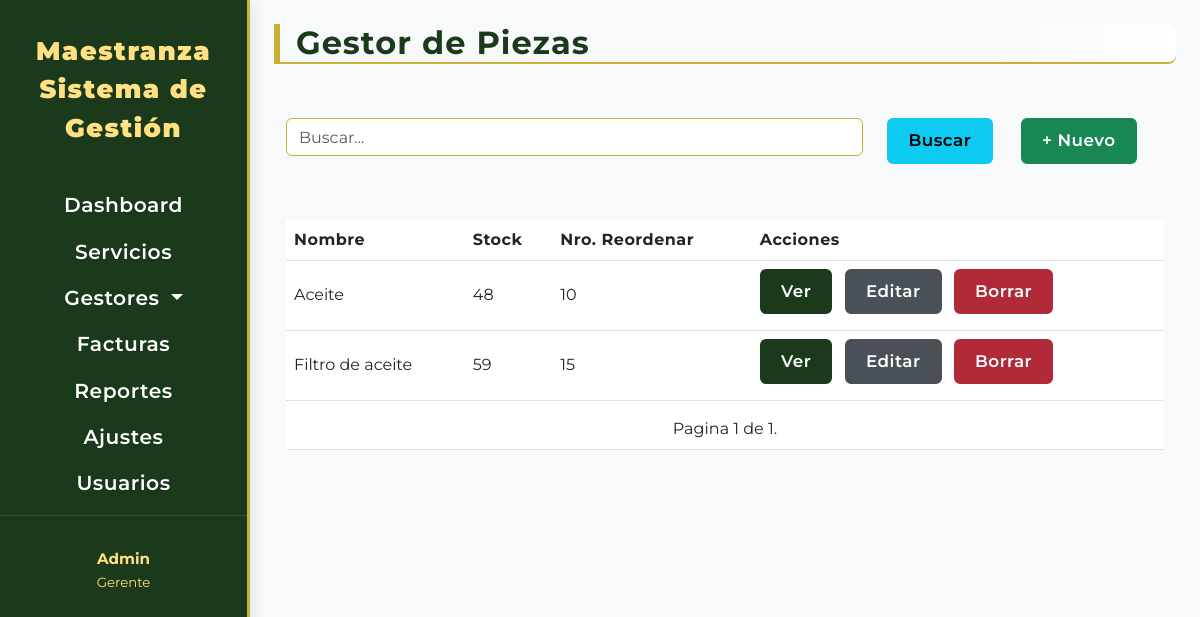
Page /piezas/ on the earlier database version.
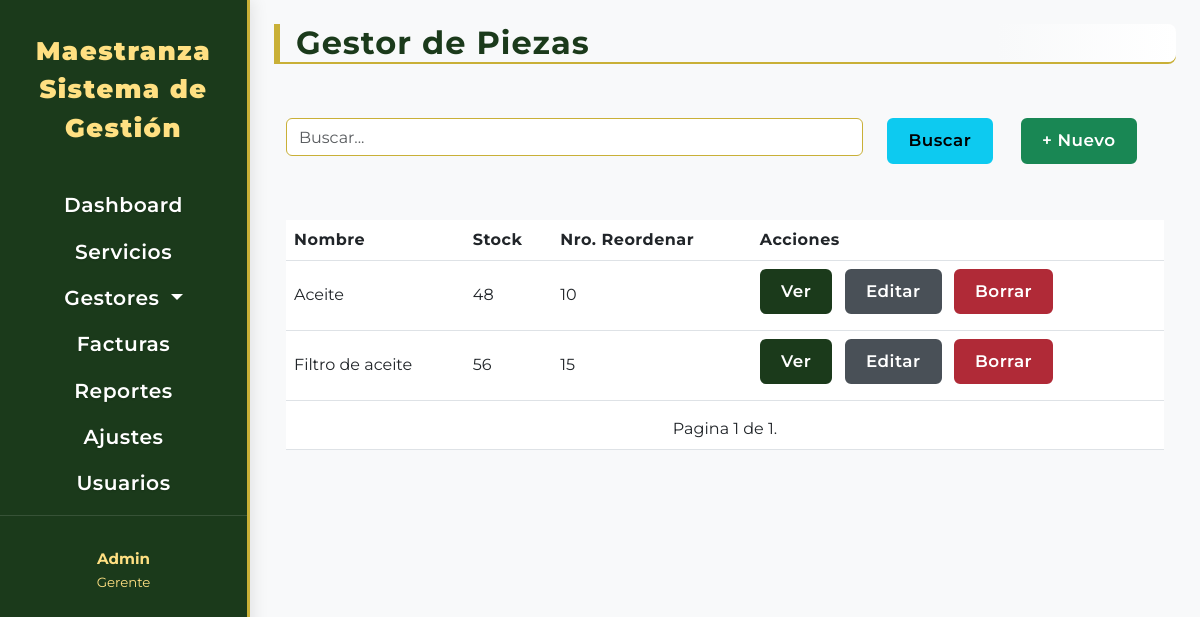
Same page on the later database version.
### pieza/models.py (models this page shows, shortened)
class Pieza(models.Model):
    nombre = models.CharField(
        max_length=100,
        blank=False,
        null=False,
        verbose_name="Nombre"
    )
    cantidad_stock = models.PositiveIntegerField(
        default=0,
        verbose_name="Stock actual",
        help_text="Cantidad disponible en inventario"
    )
    reorder = models.PositiveIntegerField(
        default=0,
        verbose_name="Cantidad de aviso",
        help_text="Cantidad mínima antes de avisar stock bajo"
    )
    def get_detalle_url(self):
        return reverse('pieza_detalle', args=[self.id])
    def get_editar_url(self):
        return reverse('pieza_editar', args=[self.id])
    def get_borrar_url(self):
        return reverse('pieza_borrar', args=[self.id])

### pieza/views.py (the view)
# urls.py: path('', views.pieza_lista, name='pieza_index'),
def pieza_lista(request):
    piezas = Pieza.objects.filter(
        nombre__icontains=request.GET.get('search', '')
    ).order_by('id')
    piezas = paginacion(request, piezas)
    context = {
        'piezas': piezas,
        'urlindex': 'pieza_index',
        'urlcrear': 'pieza_crear'
    }
    return render(request, 'pieza/index.html', context)

### maestranza/utils.py (called while the page is built)
def paginacion(request,modelo):
    paginator = Paginator(modelo, 10)
    page_number = request.GET.get('page',1)
    try:
        modelo = paginator.page(page_number)
    except EmptyPage:
        modelo = paginator.page(paginator.num_pages)
    except PageNotAnInteger:
        modelo = paginator.page(1)
    return modelo

### templates/pieza/index.html (shortened to what this page needs)
{% extends "componentes/tablas.html" %}
{% block titabla %}Gestor de Piezas{% endblock titabla %}
{% block Thead %}
<th>Nombre</th>
<th>Stock</th>
<th>Nro. Reordenar</th>
<th>Acciones</th>
{% endblock Thead %}
{% block tbody %}
{% for pieza in piezas %}
<tr>
    <td>{{ pieza.nombre}}</td>
    <td>{{pieza.cantidad_stock}}</td>
    <td>{{pieza.reorder}}</td>
    {% include "componentes/botones.html" with modelo=pieza %}
</tr>
{% endfor %}
{% endblock tbody %}
{% block tfoot %}
<td colspan="4">{% include "componentes/pagination.html" with page=piezas %}</td>
{% endblock tfoot %}

### templates/componentes/botones.html
<td>
    <span>
        <a class="btn btn-primary" href="{{ modelo.get_detalle_url }}">Ver</a>
        <a class="btn btn-secondary mx-2" href="{{ modelo.get_editar_url }}">Editar</a>
        <a class="btn btn-danger" href="{{ modelo.get_borrar_url }}"
            onclick="return confirm('¿Estás seguro de que deseas borrar este registro?');">Borrar</a>
    </span>
</td>

Differences in the rows shown:
changed Pieza "Filtro de aceite": cantidad_stock "59" → "56"
